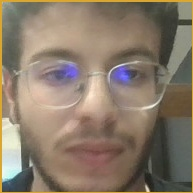
#> input picture Biom-trie-et-tatouage-Project-master/data/faces/admin/admin_6_001.jpg, 193 x 193 px
$ python -i face_detection_service.py   (imports and definitions only)
#> lines starting #> are read from the running program, lines starting #| are printed output that depends on the picture
#> further down, picture is the input picture: shape (193, 193, 3); mean B, G, R 105.9, 122.6, 137.6
from typing import Optional

import cv2
import numpy as np

from app.models.face_detection_result import FaceDetectionResult, FaceDetectionStatus


class FaceDetectionService:
    """
    Service de detection de visages.

    Utilise Haar Cascade pour une premiere etape simple et robuste.
    """

    def __init__(self):
        cascade_path = cv2.data.haarcascades + "haarcascade_frontalface_default.xml"
        self._detector = cv2.CascadeClassifier(cascade_path)

    def detect_faces(self, frame: np.ndarray) -> FaceDetectionResult:
        """
        Detecte les visages dans une frame BGR OpenCV.

        Retourne un resultat structure pour distinguer 0, 1 ou plusieurs visages.
        """
        if frame is None:
            return FaceDetectionResult(
                status=FaceDetectionStatus.DETECTOR_ERROR,
                message="Frame invalide pour la detection.",
            )

        if self._detector.empty():
            return FaceDetectionResult(
                status=FaceDetectionStatus.DETECTOR_ERROR,
                message="Le detecteur Haar Cascade n'a pas pu etre initialise.",
            )

        gray = cv2.cvtColor(frame, cv2.COLOR_BGR2GRAY)
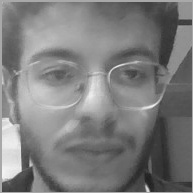
#> gray: shape (193, 193); min 27, max 246, mean 125.2
        gray = cv2.equalizeHist(gray)
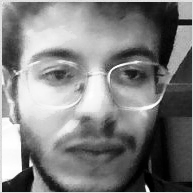
#> gray: shape (193, 193); min 0, max 255, mean 128.5

        faces = self._detector.detectMultiScale(
            gray,
            scaleFactor=1.2,
            minNeighbors=6,
            minSize=(80, 80),
        )
#> faces = [[7, 7, 178, 178]]

        boxes = [(int(x), int(y), int(w), int(h)) for (x, y, w, h) in faces]
#> boxes = [(7, 7, 178, 178)]
        if len(boxes) == 0:
            return FaceDetectionResult(
                status=FaceDetectionStatus.NO_FACE,
                boxes=[],
                message="Aucun visage detecte. Positionnez-vous face a la camera.",
            )
        if len(boxes) > 1:
            return FaceDetectionResult(
                status=FaceDetectionStatus.MULTIPLE_FACES,
                boxes=boxes,
                message="Plusieurs visages detectes. Une seule personne est autorisee par capture.",
            )

        return FaceDetectionResult(
            status=FaceDetectionStatus.SINGLE_FACE,
            boxes=boxes,
            message="Visage detecte avec succes.",
        )

>>> import cv2
>>> picture = cv2.imread('../../data/faces/admin/admin_6_001.jpg')
>>> result = FaceDetectionService().detect_faces(picture)

$ run again, on Biom-trie-et-tatouage-Project-master/data/faces/admin/admin_6_002.jpg
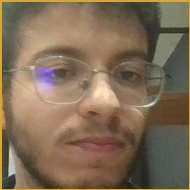
#> input picture Biom-trie-et-tatouage-Project-master/data/faces/admin/admin_6_002.jpg, 190 x 190 px
#> picture is the input picture: shape (190, 190, 3); mean B, G, R 85.9, 108.3, 128
#> in detect_faces, `gray = cv2.cvtColor(frame, cv2.COLOR_BGR2GRAY)`:
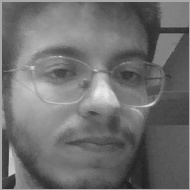
#> gray: shape (190, 190); min 28, max 237, mean 111.6
#> in detect_faces, `gray = cv2.equalizeHist(gray)`:
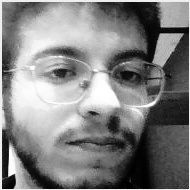
#> gray: shape (190, 190); min 0, max 255, mean 128.6
#> faces = [[11, 8, 175, 175]]
#> boxes = [(11, 8, 175, 175)]

$ run again, on Biom-trie-et-tatouage-Project-master/data/faces/admin/admin_6_003.jpg
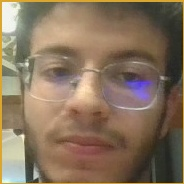
#> input picture Biom-trie-et-tatouage-Project-master/data/faces/admin/admin_6_003.jpg, 184 x 184 px
#> picture is the input picture: shape (184, 184, 3); mean B, G, R 92.9, 114.5, 135
#> in detect_faces, `gray = cv2.cvtColor(frame, cv2.COLOR_BGR2GRAY)`:
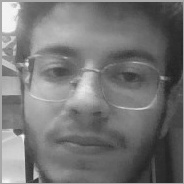
#> gray: shape (184, 184); min 31, max 248, mean 118.2
#> in detect_faces, `gray = cv2.equalizeHist(gray)`:
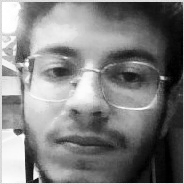
#> gray: shape (184, 184); min 0, max 255, mean 128.4
#> faces = [[11, 11, 161, 161]]
#> boxes = [(11, 11, 161, 161)]
